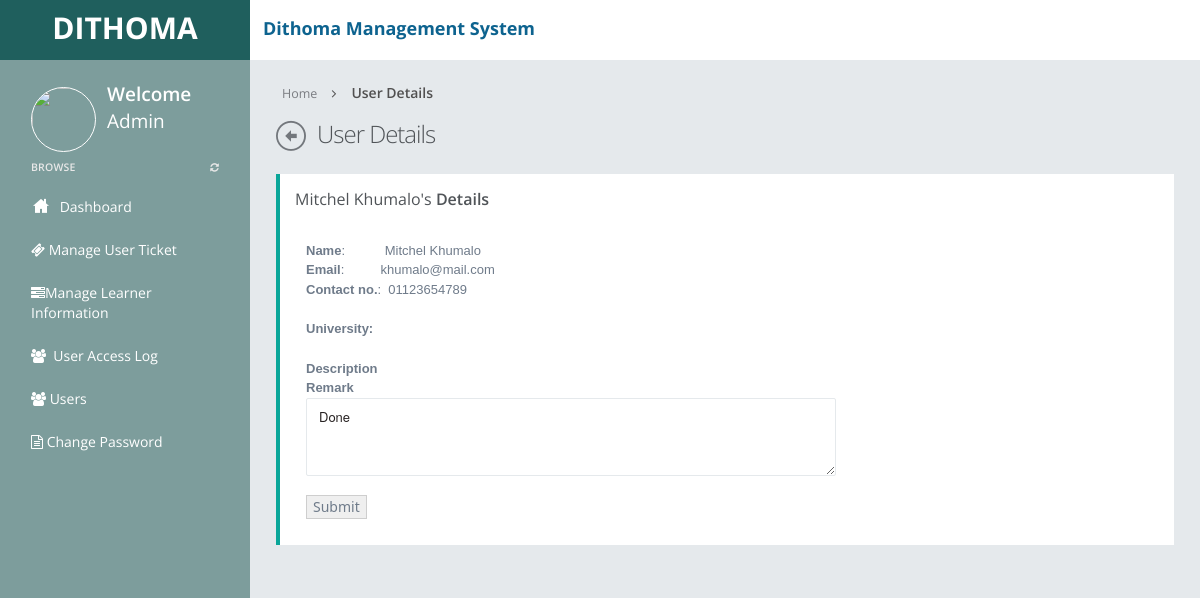
The app's page /admin/quote-details.php?id=1 (signed in) with its own data.
### tables this page shows
CREATE TABLE `prequest` (
  `id` int(11) NOT NULL,
  `name` varchar(255) DEFAULT NULL,
  `email` varchar(255) DEFAULT NULL,
  `contactno` varchar(11) DEFAULT NULL,
  `university` text DEFAULT NULL,
  `others` varchar(255) DEFAULT NULL,
  `query` longtext DEFAULT NULL,
  `status` tinyint(1) NOT NULL DEFAULT 0,
  `posting_date` date DEFAULT NULL,
  `remark` longtext DEFAULT NULL
);

### admin/quote-details.php (the view, shortened to what this page needs)
<?php
include("dbconnection.php");
?><!DOCTYPE html>
<html>
<head>
<link href="../assets/plugins/pace/pace-theme-flash.css" rel="stylesheet" type="text/css" media="screen"/>
<link href="../assets/plugins/boostrapv3/css/bootstrap.min.css" rel="stylesheet" type="text/css"/>
<link href="../assets/plugins/boostrapv3/css/bootstrap-theme.min.css" rel="stylesheet" type="text/css"/>
<link href="../assets/plugins/font-awesome/css/font-awesome.css" rel="stylesheet" type="text/css"/>
<link href="../assets/css/animate.min.css" rel="stylesheet" type="text/css"/>
<link href="../assets/plugins/jquery-scrollbar/jquery.scrollbar.css" rel="stylesheet" type="text/css"/>
<link href="../assets/css/style.css" rel="stylesheet" type="text/css"/>
<link href="../assets/css/responsive.css" rel="stylesheet" type="text/css"/>
<link href="../assets/css/custom-icon-set.css" rel="stylesheet" type="text/css"/>
</head>
<body class="">
<?php include("header.php");?>
<div class="page-container row">
      <?php include("leftbar.php");?>
    </div>
  </div>
  <div class="page-content">
    <div class="content">
     <ul class="breadcrumb">
        <li>
			<p>Home<p>
        </li>
        <li><a href="#" class="active">User Details </a></li>
    </ul>
   	<div class="page-title">
		<i class="icon-custom-left"></i>
		<h3>User Details</h3>
	</div>
 	<?php
    $ret=mysqli_query($con,"select * from prequest where id='".$_GET['id']."'");
	while($row=mysqli_fetch_array($ret))
	{
	?>
      			<div class="row">
					<div class="col-md-12">
						    <div class="grid simple vertical green">
							<div class="grid-title no-border">
								<h4><?php echo $row['name'];?>'s <span class="semi-bold">Details</span></h4>
								<div class="tools">
									<a href="javascript:;" class="collapse"></a>
								</div>
							</div>
							<div class="grid-body no-border">
								<div class="row-fluid ">
									    <div class="margin-bottom-20 margin-top-10">
											<strong>Name</strong>:
											&nbsp;&nbsp;&nbsp;&nbsp;&nbsp;&nbsp;&nbsp;&nbsp;&nbsp;&nbsp;<?php echo $row['name'];?><br>
                                            <strong>Email</strong>:
											&nbsp;&nbsp;&nbsp;&nbsp;&nbsp;&nbsp;&nbsp;&nbsp;&nbsp;<?php echo $row['email'];?><br>
                                            <strong>Contact no.</strong>:
											&nbsp;<?php echo $row['contactno'];?>
										</div>
                                        <div class="margin-bottom-20 margin-top-10">
											<strong>University:</strong><br>
										</div>
										<div>
											<strong>Description</strong><br>
										</div>
                                        <form name="remark" action="" method="post" enctype="multipart/form-data">
                                        <div>
											<strong>Remark</strong><br>
										<textarea name="adminremark" cols="70" rows="4"><?php echo $row['remark'];?></textarea><br /><br />
                                        <input type="submit" name="remark" value="Submit" />
										</div>
                                        </form>
								</div>
							</div>
						</div>
					</div>
				</div>
      			<?php } ?>
				</div>
			 </div>
        </div>
</body>
</html>

### assets/css/responsive.css (style rules this page uses)
@media (min-width: 980px) { .page-content { margin-left: 250px; min-height: 100%; } }

### records on screen
prequest: name "Mitchel Khumalo", email "khumalo@mail.com", contactno "01123654789", adminremark "Done"
